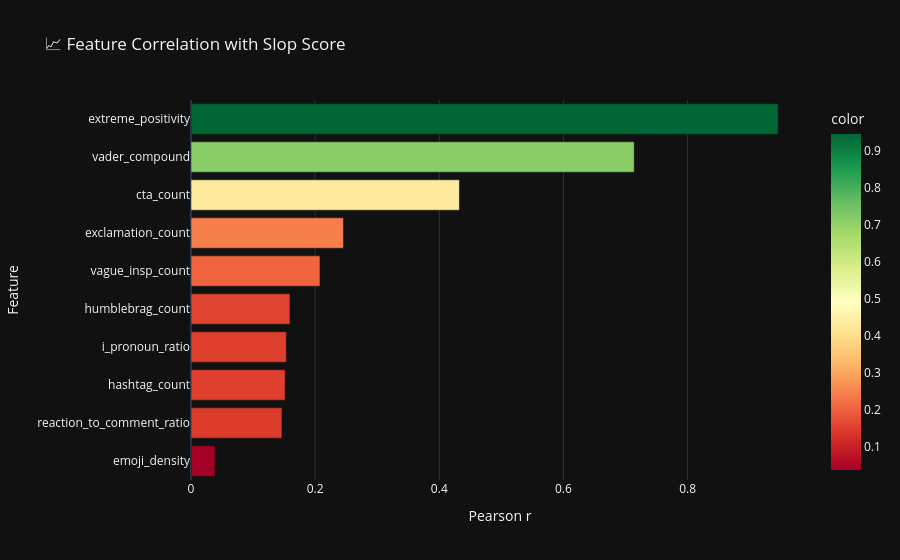

The notebook cell saved with this chart:
### Code cell
# -------------------------------------------------------
# 5.4 Top Slop Signals — Importance via Correlation with Slop Score
# -------------------------------------------------------
signal_features = [
    'cta_count', 'humblebrag_count', 'emoji_density', 'vague_insp_count',
    'extreme_positivity', 'reaction_to_comment_ratio', 'hashtag_count',
    'i_pronoun_ratio', 'exclamation_count', 'vader_compound'
]

correlations = df[signal_features].corrwith(df['slop_score']).sort_values(ascending=True)

fig = px.bar(
    x=correlations.values, y=correlations.index,
    orientation='h',
    color=correlations.values,
    color_continuous_scale='RdYlGn',
    title='📈 Feature Correlation with Slop Score',
    labels={'x': 'Pearson r', 'y': 'Feature'},
    template='plotly_dark'
)
fig.show()

### Figure 1 — Plotly figure (JSON) as saved in the notebook; plotly's stock layout.template omitted (floating-point values rounded to 4 significant figures)
{"data": [{"hovertemplate": "Pearson r=%{x}<br>Feature=%{y}<br>color=%{marker.color}<extra></extra>", "legendgroup": "", "marker": {"color": [0.0386, 0.1465, 0.1517, 0.1535, 0.1594, 0.2077, 0.2456, 0.4323, 0.714, 0.9458], "coloraxis": "coloraxis", "pattern": {"shape": ""}}, "name": "", "orientation": "h", "showlegend": false, "textposition": "auto", "type": "bar", "x": [0.0386, 0.1465, 0.1517, 0.1535, 0.1594, 0.2077, 0.2456, 0.4323, 0.714, 0.9458], "xaxis": "x", "y": ["emoji_density", "reaction_to_comment_ratio", "hashtag_count", "i_pronoun_ratio", "humblebrag_count", "vague_insp_count", "exclamation_count", "cta_count", "vader_compound", "extreme_positivity"], "yaxis": "y"}], "layout": {"barmode": "relative", "coloraxis": {"colorbar": {"title": {"text": "color"}}, "colorscale": [[0, "rgb(165,0,38)"], [0.1, "rgb(215,48,39)"], [0.2, "rgb(244,109,67)"], [0.3, "rgb(253,174,97)"], [0.4, "rgb(254,224,139)"], [0.5, "rgb(255,255,191)"], [0.6, "rgb(217,239,139)"], [0.7, "rgb(166,217,106)"], [0.8, "rgb(102,189,99)"], [0.9, "rgb(26,152,80)"], [1, "rgb(0,104,55)"]]}, "legend": {"tracegroupgap": 0}, "title": {"text": "📈 Feature Correlation with Slop Score"}, "xaxis": {"anchor": "y", "domain": [0, 1], "title": {"text": "Pearson r"}}, "yaxis": {"anchor": "x", "domain": [0, 1], "title": {"text": "Feature"}}}}
